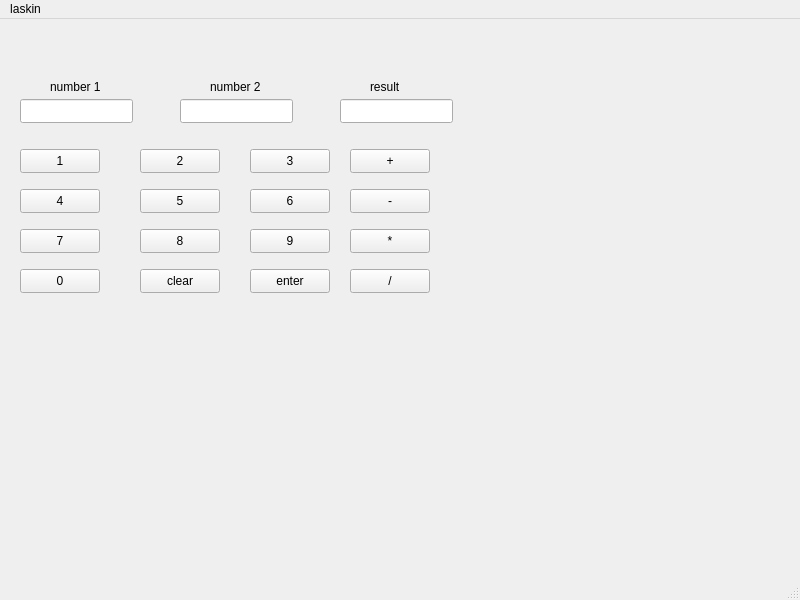
<?xml version="1.0" encoding="UTF-8"?>
<ui version="4.0">
 <class>MainWindow</class>
 <widget class="QMainWindow" name="MainWindow">
  <property name="geometry">
   <rect>
    <x>0</x>
    <y>0</y>
    <width>800</width>
    <height>600</height>
   </rect>
  </property>
  <property name="windowTitle">
   <string>MainWindow</string>
  </property>
  <widget class="QWidget" name="centralwidget">
   <widget class="QLabel" name="label">
    <property name="geometry">
     <rect>
      <x>50</x>
      <y>60</y>
      <width>61</width>
      <height>16</height>
     </rect>
    </property>
    <property name="text">
     <string>number 1</string>
    </property>
   </widget>
   <widget class="QLabel" name="label_2">
    <property name="geometry">
     <rect>
      <x>210</x>
      <y>60</y>
      <width>61</width>
      <height>16</height>
     </rect>
    </property>
    <property name="text">
     <string>number 2</string>
    </property>
   </widget>
   <widget class="QLabel" name="label_3">
    <property name="geometry">
     <rect>
      <x>370</x>
      <y>60</y>
      <width>49</width>
      <height>16</height>
     </rect>
    </property>
    <property name="text">
     <string>result</string>
    </property>
   </widget>
   <widget class="QLineEdit" name="num1">
    <property name="geometry">
     <rect>
      <x>20</x>
      <y>80</y>
      <width>113</width>
      <height>24</height>
     </rect>
    </property>
   </widget>
   <widget class="QLineEdit" name="num2">
    <property name="geometry">
     <rect>
      <x>180</x>
      <y>80</y>
      <width>113</width>
      <height>24</height>
     </rect>
    </property>
   </widget>
   <widget class="QLineEdit" name="result">
    <property name="geometry">
     <rect>
      <x>340</x>
      <y>80</y>
      <width>113</width>
      <height>24</height>
     </rect>
    </property>
   </widget>
   <widget class="QPushButton" name="N1">
    <property name="geometry">
     <rect>
      <x>20</x>
      <y>130</y>
      <width>80</width>
      <height>24</height>
     </rect>
    </property>
    <property name="text">
     <string>1</string>
    </property>
   </widget>
   <widget class="QPushButton" name="N2">
    <property name="geometry">
     <rect>
      <x>140</x>
      <y>130</y>
      <width>80</width>
      <height>24</height>
     </rect>
    </property>
    <property name="text">
     <string>2</string>
    </property>
   </widget>
   <widget class="QPushButton" name="N3">
    <property name="geometry">
     <rect>
      <x>250</x>
      <y>130</y>
      <width>80</width>
      <height>24</height>
     </rect>
    </property>
    <property name="text">
     <string>3</string>
    </property>
   </widget>
   <widget class="QPushButton" name="N4">
    <property name="geometry">
     <rect>
      <x>20</x>
      <y>170</y>
      <width>80</width>
      <height>24</height>
     </rect>
    </property>
    <property name="text">
     <string>4</string>
    </property>
   </widget>
   <widget class="QPushButton" name="N5">
    <property name="geometry">
     <rect>
      <x>140</x>
      <y>170</y>
      <width>80</width>
      <height>24</height>
     </rect>
    </property>
    <property name="text">
     <string>5</string>
    </property>
   </widget>
   <widget class="QPushButton" name="N6">
    <property name="geometry">
     <rect>
      <x>250</x>
      <y>170</y>
      <width>80</width>
      <height>24</height>
     </rect>
    </property>
    <property name="text">
     <string>6</string>
    </property>
   </widget>
   <widget class="QPushButton" name="N7">
    <property name="geometry">
     <rect>
      <x>20</x>
      <y>210</y>
      <width>80</width>
      <height>24</height>
     </rect>
    </property>
    <property name="text">
     <string>7</string>
    </property>
   </widget>
   <widget class="QPushButton" name="N8">
    <property name="geometry">
     <rect>
      <x>140</x>
      <y>210</y>
      <width>80</width>
      <height>24</height>
     </rect>
    </property>
    <property name="text">
     <string>8</string>
    </property>
   </widget>
   <widget class="QPushButton" name="N9">
    <property name="geometry">
     <rect>
      <x>250</x>
      <y>210</y>
      <width>80</width>
      <height>24</height>
     </rect>
    </property>
    <property name="text">
     <string>9</string>
    </property>
   </widget>
   <widget class="QPushButton" name="N0">
    <property name="geometry">
     <rect>
      <x>20</x>
      <y>250</y>
      <width>80</width>
      <height>24</height>
     </rect>
    </property>
    <property name="text">
     <string>0</string>
    </property>
   </widget>
   <widget class="QPushButton" name="clear">
    <property name="geometry">
     <rect>
      <x>140</x>
      <y>250</y>
      <width>80</width>
      <height>24</height>
     </rect>
    </property>
    <property name="text">
     <string>clear</string>
    </property>
   </widget>
   <widget class="QPushButton" name="enter">
    <property name="geometry">
     <rect>
      <x>250</x>
      <y>250</y>
      <width>80</width>
      <height>24</height>
     </rect>
    </property>
    <property name="text">
     <string>enter</string>
    </property>
   </widget>
   <widget class="QPushButton" name="add">
    <property name="geometry">
     <rect>
      <x>350</x>
      <y>130</y>
      <width>80</width>
      <height>24</height>
     </rect>
    </property>
    <property name="text">
     <string>+</string>
    </property>
   </widget>
   <widget class="QPushButton" name="sub">
    <property name="geometry">
     <rect>
      <x>350</x>
      <y>170</y>
      <width>80</width>
      <height>24</height>
     </rect>
    </property>
    <property name="text">
     <string>-</string>
    </property>
   </widget>
   <widget class="QPushButton" name="mul">
    <property name="geometry">
     <rect>
      <x>350</x>
      <y>210</y>
      <width>80</width>
      <height>24</height>
     </rect>
    </property>
    <property name="text">
     <string>*</string>
    </property>
   </widget>
   <widget class="QPushButton" name="div">
    <property name="geometry">
     <rect>
      <x>350</x>
      <y>250</y>
      <width>80</width>
      <height>24</height>
     </rect>
    </property>
    <property name="text">
     <string>/</string>
    </property>
   </widget>
  </widget>
  <widget class="QMenuBar" name="menubar">
   <property name="geometry">
    <rect>
     <x>0</x>
     <y>0</y>
     <width>800</width>
     <height>21</height>
    </rect>
   </property>
   <widget class="QMenu" name="menulaskin">
    <property name="title">
     <string>laskin</string>
    </property>
   </widget>
   <addaction name="menulaskin"/>
  </widget>
  <widget class="QStatusBar" name="statusbar"/>
 </widget>
 <resources/>
 <connections/>
</ui>
